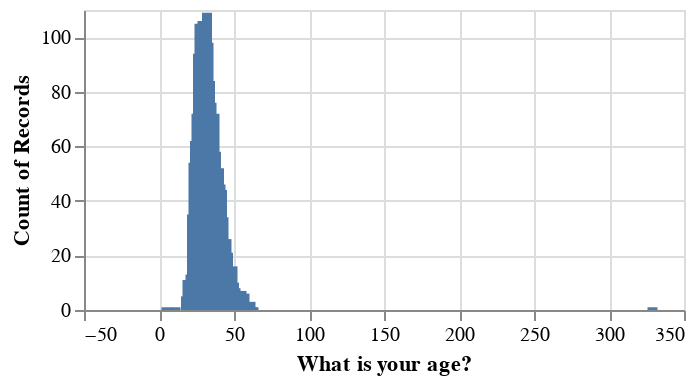

The notebook cell saved with this chart:
### Markdown cell above
We see that the majority of responses in our dataset correspond to those working in primarily tech organizations.

### Code cell
alt.Chart(qna).mark_bar().encode(
    alt.X('What is your age?:Q'),
    alt.Y('count()')
).properties(
    width=300,
    height=150)

### Figure 1 — Vega-Lite specification as saved in the notebook (floating-point values rounded to 4 significant figures; data arrays with more than 128 entries replaced by an {"elided": "..."} marker saying what was removed)
{"config": {"view": {"continuousWidth": 300, "continuousHeight": 300}}, "data": {"name": "data-31ef63eccf1a30854bf048b1cc36ba0c"}, "mark": {"type": "bar"}, "encoding": {"x": {"field": "What is your age?", "type": "quantitative"}, "y": {"aggregate": "count", "type": "quantitative"}}, "height": 150, "width": 300, "$schema": "https://vega.github.io/schema/vega-lite/v5.20.1.json", "datasets": {"data-31ef63eccf1a30854bf048b1cc36ba0c": {"elided": "1801 records"}}}
